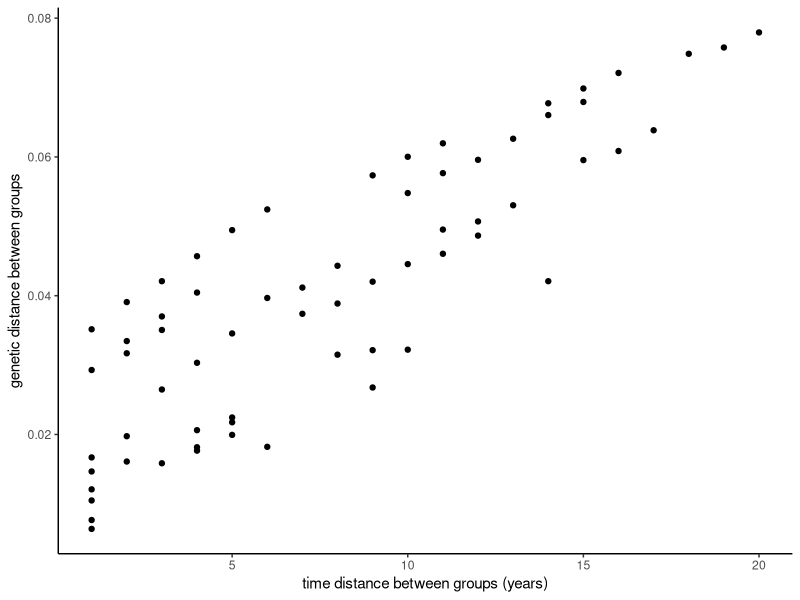
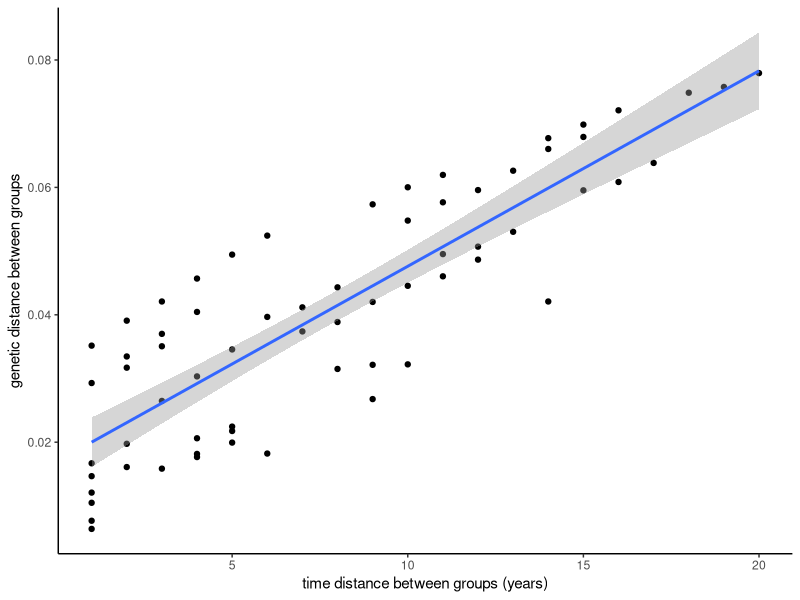
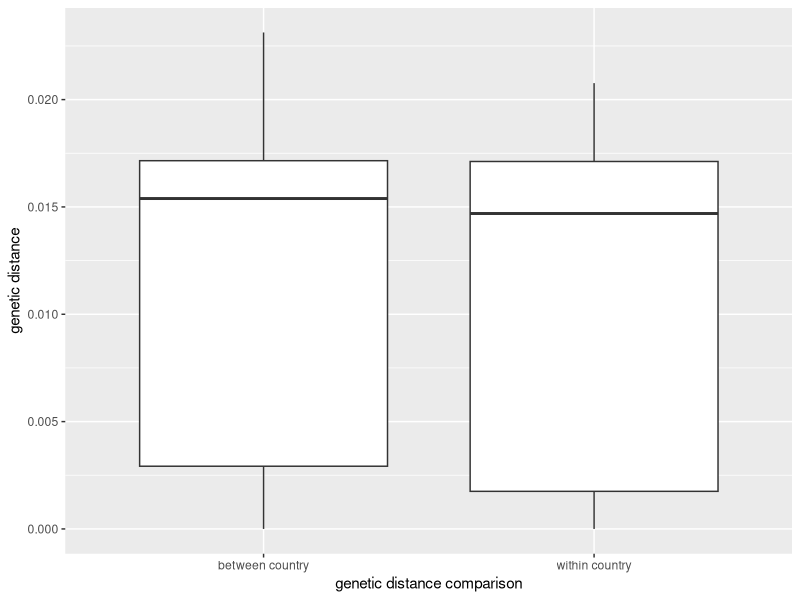

R code for these plots, in order:
#BIO00056I Influenza Virus Practical ----

# SET UP ----

#set your working directory
#Your working directory will be different!
setwd("~/path/to/your/files/")

#You can use the Session menu to set this with:
#Session menu  > Set Working Directory > Choose Directory
#then select the directory where your files are.

#load the tidyverse
library(tidyverse)

# WELLINGTON DATA ----

#open your distances file, into a data frame:
#Your distance file may have a different name
flu <- as_tibble(read.table("H3N2_wellington.distances.txt",h=T))

#calculate how many years between two groups
flu$time.passed <- flu$date2 - flu$date1

#see if distance increases with time, as mutations accumulate
#make the plot
flu_plot<-ggplot(flu,aes(x=time.passed, y= Distance))+
  geom_point()+
  xlab("time distance between groups (years)")+
  ylab("genetic distance between groups")+
  theme_classic()

#view the plot
flu_plot 

#now add a line of best fit:
flu_plot +
  geom_smooth(method="lm")

#examine whether the correlation is statistically significant: 
cor.test(flu$time.passed,flu$Distance)

# TASMAN SEA DATA ----

#open the Tasman genetic distance data
tas <- read_csv("H3N2_tasman.distances.csv")

#add country1 and country2 columns
tas$country1 <- NA
tas$country2 <- NA

#label the countries using grep
tas[grep("NZ", tas$region1),]$country1 = "NZ"
tas[grep("AUS", tas$region1),]$country1 = "AUS"

tas[grep("NZ", tas$region2),]$country2 = "NZ"
tas[grep("AUS", tas$region2),]$country2 = "AUS"


#add a comparison.type column
tas$comparison.type <- NA

#mark the within country data
tas[which(tas$region1 == tas$region2),]$comparison.type <- 'within country'

#mark the between country data
tas[which(tas$region1 != tas$region2),]$comparison.type <- 'between country'

#plot this data 
#to examine whether genetic distances differ
#within a country vs between countries
ggplot(tas,aes(y=Distance,x=comparison.type))+
  geom_boxplot()+
  xlab("genetic distance comparison")+
  ylab("genetic distance")

#test whether there is any significant difference
#between the Distance within vs between countries
wilcox.test(Distance ~ comparison.type, data = tas)

#Now go back to the exercises, to think about this data.

# END ---


